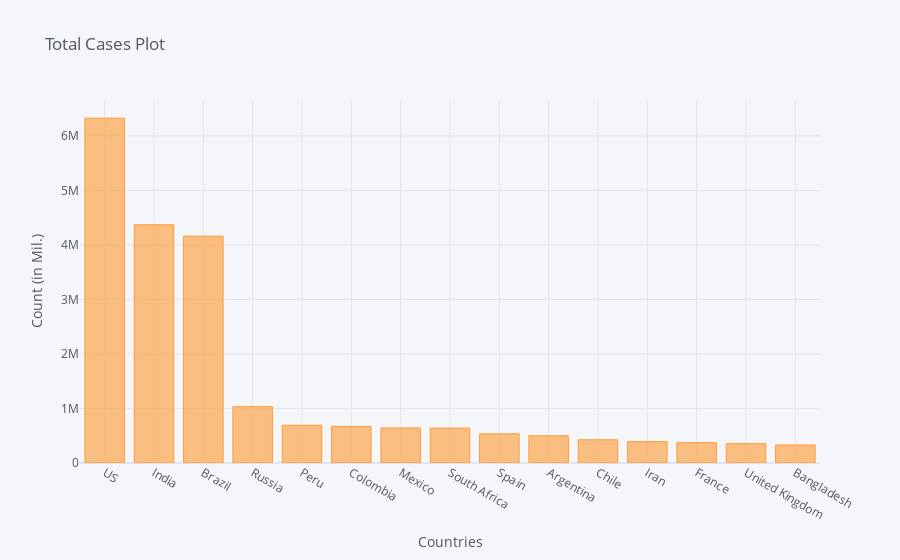

The code cell stored with this chart in its notebook:
### Code cell
corona_dframe_agg_plot.iplot(kind='bar', x='Country/Region', y='9/8/20',
                             title='Total Cases Plot',xTitle='Countries',yTitle='Count (in Mil.)')

### Figure 1 — Plotly figure (JSON) as saved in the notebook; plotly's stock layout.template omitted (floating-point values rounded to 4 significant figures)
{"data": [{"marker": {"color": "rgba(255, 153, 51, 0.6)", "line": {"color": "rgba(255, 153, 51, 1.0)", "width": 1}}, "name": "9/8/20", "orientation": "v", "text": "", "type": "bar", "x": ["US", "India", "Brazil", "Russia", "Peru", "Colombia", "Mexico", "South Africa", "Spain", "Argentina", "Chile", "Iran", "France", "United Kingdom", "Bangladesh"], "y": [6327009, 4370128, 4162073, 1032354, 691575, 671533, 642860, 640441, 534513, 500034, 425541, 391112, 373718, 354932, 329251]}], "layout": {"legend": {"bgcolor": "#F5F6F9", "font": {"color": "#4D5663"}}, "paper_bgcolor": "#F5F6F9", "plot_bgcolor": "#F5F6F9", "title": {"font": {"color": "#4D5663"}, "text": "Total Cases Plot"}, "xaxis": {"gridcolor": "#E1E5ED", "showgrid": true, "tickfont": {"color": "#4D5663"}, "title": {"font": {"color": "#4D5663"}, "text": "Countries"}, "zerolinecolor": "#E1E5ED"}, "yaxis": {"gridcolor": "#E1E5ED", "showgrid": true, "tickfont": {"color": "#4D5663"}, "title": {"font": {"color": "#4D5663"}, "text": "Count (in Mil.)"}, "zerolinecolor": "#E1E5ED"}}}
